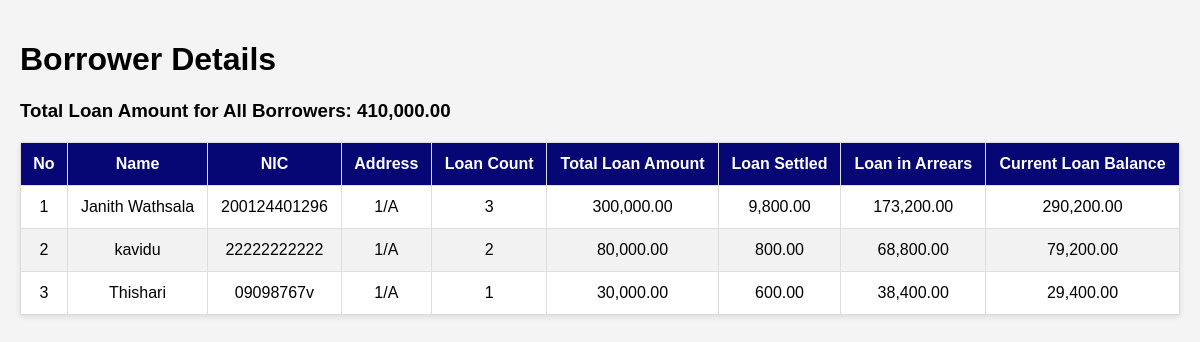
Page /borrowers_details.php on the committed database.
### tables this page shows
CREATE TABLE `borrower_details` (
  `id` int(11) NOT NULL,
  `name` varchar(255) NOT NULL,
  `nic` varchar(20) NOT NULL,
  `address` varchar(50) NOT NULL
);

### borrowers_details.php (the view, shortened to what this page needs)
<?php
$servername = "localhost";
$username = "root";
$password = "";
$dbname = "interest";
$conn = new mysqli($servername, $username, $password, $dbname);
$sql = "SELECT
    bd.id AS borrower_id,
    bd.name AS borrower_name,
    bd.nic AS borrower_nic,
    bd.address AS borrower_address,
    COUNT(b.lone_number) AS loan_count,
    SUM(b.amount) AS total_loan,
    SUM(b.total_payments) AS loan_settled,
    SUM(b.total_arrears) AS loan_in_arrears,
    SUM(b.amount - b.total_payments) AS current_loan_balance
FROM
    borrower_details bd
LEFT JOIN
    borrowers b ON bd.id = b.borrower_details_id
GROUP BY
    bd.id;
";
$result = $conn->query($sql);
$totalLoansQuery = "SELECT SUM(amount) AS total_loans FROM borrowers";
$totalLoansResult = $conn->query($totalLoansQuery);
$totalLoans = $totalLoansResult->fetch_assoc()['total_loans'];
?>
<!DOCTYPE html>
<html lang="en">
<head>
    <link rel="stylesheet" href="./css/month_summary.css">
</head>
<body>
<h1>Borrower Details</h1>
<h3>Total Loan Amount for All Borrowers: <?php echo number_format($totalLoans, 2); ?></h3>
<table>
    <thead>
        <tr>
            <th>No</th>
            <th>Name</th>
            <th>NIC</th>
            <th>Address</th>
            <th>Loan Count</th>
            <th>Total Loan Amount</th>
            <th>Loan Settled</th>
            <th>Loan in Arrears</th>
            <th>Current Loan Balance</th>
        </tr>
    </thead>
    <tbody>
        <?php if ($result->num_rows > 0): ?>
            <?php
             $row_number = 1;
                while ($row = $result->fetch_assoc()): ?>
                <tr>
                    <td><?php echo $row_number; ?></td>
                    <td><?php echo htmlspecialchars($row['borrower_name']); ?></td>
                    <td><?php echo htmlspecialchars($row['borrower_nic']); ?></td>
                    <td><?php echo htmlspecialchars($row['borrower_address']); ?></td>
                    <td><?php echo htmlspecialchars($row['loan_count']); ?></td>
                    <td><?php echo number_format($row['total_loan'], 2); ?></td>
                    <td><?php echo number_format($row['loan_settled'], 2); ?></td>
                    <td><?php echo number_format($row['loan_in_arrears'], 2); ?></td>
                    <td><?php echo number_format($row['current_loan_balance'], 2); ?></td>
                </tr>
            <?php
                $row_number++;
                endwhile;
            ?>
        <?php else: ?>
            <tr>
                <td colspan="8">No borrower details found.</td>
            </tr>
        <?php endif; ?>
    </tbody>
</table>
</body>
</html>

### css/month_summary.css (style rules this page uses)
body { font-family: Arial, sans-serif; background-color: #f4f4f4; margin: 0; padding: 20px; }
table { width: 100%; border-collapse: collapse; margin: 20px 0; background-color: white; box-shadow: 0 2px 5px rgba(0, 0, 0, 0.1); }
th, td { padding: 12px; text-align: center; border: 1px solid #ddd; }
th { background-color: #070675; color: white; }
tr:nth-child(even) { background-color: #f2f2f2; }

### rows in the picture
borrower_details: name "Janith Wathsala", nic "200124401296", address "1/A", loan_count "3", total_loan "300,000.00", loan_settled "9,800.00", loan_in_arrears "173,200.00", current_loan_balance "290,200.00"
borrower_details: name "kavidu", nic "22222222222", address "1/A", loan_count "2", total_loan "80,000.00", loan_settled "800.00", loan_in_arrears "68,800.00", current_loan_balance "79,200.00"
borrower_details: name "Thishari", nic "09098767v", address "1/A", loan_count "1", total_loan "30,000.00", loan_settled "600.00", loan_in_arrears "38,400.00", current_loan_balance "29,400.00"

### other values in the picture
$totalLoans "410,000.00"
